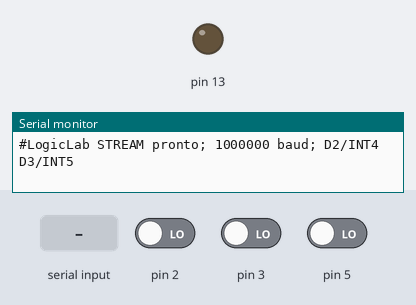
A sketch run on a simulated Arduino Mega 2560, built with avr-gcc and run on an emulated ATmega2560. Shown: output pins drawn as LEDs (lit = HIGH), the last lines printed to the serial monitor. The inputs (shaded band) are chosen by the test bench; at power-on: pin 2 LOW, pin 3 LOW, pin 5 LOW.

Above: at 1.2 s.
1.3 s: "START\n" received over Serial
2.8 s: pin 2 driven HIGH
At 4.0 s:
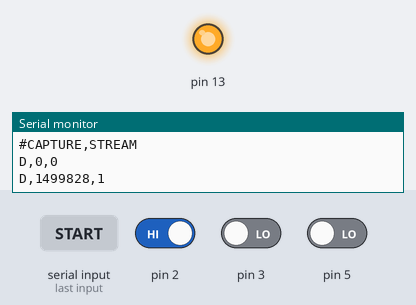
4.3 s: "STOP\n" received over Serial
5.8 s: "PING\n" received over Serial
Timing chart, 0 to 8.3 s (numbered marks = the images above; inputs shaded):
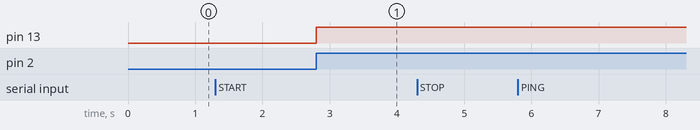

Measured:
- after the input at 2.8 s, pin 13: LOW → HIGH at once

The sketch:

logic_analyzer.ino
```cpp
/* LogicLab — captura passiva contínua de duas linhas no Arduino Mega
 *
 * Entradas: D2/INT4 (Fio A) e D3/INT5 (Fio B).
 *
 * As transições não ficam acumuladas na SRAM. A ISR coloca cada evento em um
 * buffer circular e o loop transmite continuamente ao aplicativo Python. Isso
 * permite capturas longas; o limite prático passa a ser o disco/RAM do Mac.
 *
 * IMPORTANTE: o aplicativo e este firmware usam 1.000.000 baud.
 */

#include <Arduino.h>
#include <avr/interrupt.h>
#include <util/atomic.h>

constexpr uint32_t SERIAL_BAUD = 1000000UL;
constexpr uint16_t STREAM_CAPACITY = 1024;  // 5.120 bytes dos 8 KB do Mega
constexpr uint8_t INPUT_MASK = _BV(PE4) | _BV(PE5);

struct __attribute__((packed)) Sample {
  uint32_t ticks;
  uint8_t bits;
};

Sample streamBuffer[STREAM_CAPACITY];
volatile uint16_t streamHead = 0;
volatile uint16_t streamTail = 0;
volatile uint32_t timer1High = 0;
volatile uint32_t droppedSamples = 0;
volatile uint32_t edgeCountA = 0;
volatile uint32_t edgeCountB = 0;
volatile bool capturing = false;
bool finishPending = false;
uint32_t captureOrigin = 0;
uint8_t initialBits = 0;
uint8_t finalBits = 0;
char command[10];
uint8_t commandLength = 0;

ISR(TIMER1_OVF_vect) { timer1High += 0x10000UL; }

inline __attribute__((always_inline)) uint32_t timerTicksISR() {
  uint32_t high = timer1High;
  const uint16_t low = TCNT1;
  if ((TIFR1 & _BV(TOV1)) && low < 0x8000) high += 0x10000UL;
  return high | low;
}

uint32_t timerTicks() {
  uint32_t value;
  ATOMIC_BLOCK(ATOMIC_RESTORESTATE) { value = timerTicksISR(); }
  return value;
}

inline __attribute__((always_inline)) uint8_t readInputLines() {
  return (PINE >> PE4) & 0x03;
}

inline __attribute__((always_inline)) void enqueueISR(uint32_t ticks, uint8_t bits) {
  uint16_t next = streamHead + 1;
  if (next == STREAM_CAPACITY) next = 0;
  if (next == streamTail) {
    ++droppedSamples;
    return;
  }
  streamBuffer[streamHead].ticks = ticks;
  streamBuffer[streamHead].bits = bits;
  streamHead = next;
}

inline __attribute__((always_inline)) void recordTransition() {
  if (!capturing) return;
  const uint8_t state = readInputLines();
  const uint8_t changed = state ^ finalBits;
  if (!changed) return;
  if (changed & 0x01) ++edgeCountA;
  if (changed & 0x02) ++edgeCountB;
  finalBits = state;
  PORTB |= _BV(PB7);
  enqueueISR(timerTicksISR(), state);
}

ISR(INT4_vect) { recordTransition(); }
ISR(INT5_vect) { recordTransition(); }

bool dequeueSample(Sample &sample) {
  bool available = false;
  ATOMIC_BLOCK(ATOMIC_RESTORESTATE) {
    if (streamTail != streamHead) {
      sample = streamBuffer[streamTail];
      uint16_t next = streamTail + 1;
      if (next == STREAM_CAPACITY) next = 0;
      streamTail = next;
      available = true;
    }
  }
  return available;
}

bool streamEmpty() {
  bool empty;
  ATOMIC_BLOCK(ATOMIC_RESTORESTATE) { empty = streamTail == streamHead; }
  return empty;
}

void startCapture() {
  EIMSK &= ~(_BV(INT4) | _BV(INT5));
  streamHead = streamTail = 0;
  droppedSamples = 0;
  edgeCountA = edgeCountB = 0;
  finishPending = false;
  initialBits = finalBits = readInputLines();
  captureOrigin = timerTicks();
  PORTB &= ~_BV(PB7);

  Serial.println(F("#CAPTURE,STREAM"));
  // O primeiro estado estabelece o nível anterior às transições.
  streamBuffer[0].ticks = captureOrigin;
  streamBuffer[0].bits = initialBits;
  streamHead = 1;

  EIFR = _BV(INTF4) | _BV(INTF5);
  capturing = true;
  EIMSK |= _BV(INT4) | _BV(INT5);
}

void stopCapture() {
  EIMSK &= ~(_BV(INT4) | _BV(INT5));
  if (capturing) {
    capturing = false;
    finishPending = true;
  }
}

void finishCapture() {
  Serial.print(F("#DEBUG,edgesA="));
  Serial.print(edgeCountA);
  Serial.print(F(",edgesB="));
  Serial.print(edgeCountB);
  Serial.print(F(",dropped="));
  Serial.print(droppedSamples);
  Serial.print(F(",initial="));
  Serial.print(initialBits);
  Serial.print(F(",final="));
  Serial.println(finalBits);
  Serial.println(F("#END"));
  finishPending = false;
}

void executeCommand() {
  command[commandLength] = '\0';
  if (strcmp(command, "START") == 0) startCapture();
  else if (strcmp(command, "STOP") == 0) stopCapture();
  else if (strcmp(command, "PING") == 0 && !capturing) Serial.println(F("#PONG"));
  commandLength = 0;
}

void pollCommand() {
  while (Serial.available()) {
    const char c = static_cast<char>(Serial.read());
    if (c == '\n' || c == '\r') {
      if (commandLength) executeCommand();
    } else if (commandLength < sizeof(command) - 1) {
      command[commandLength++] = c;
    } else {
      commandLength = 0;
    }
  }
}

void transmitStream() {
  Sample sample;
  // Um pequeno lote mantém STOP responsivo e deixa o RX ser consultado sempre.
  for (uint8_t sent = 0; sent < 24 && dequeueSample(sample); ++sent) {
    Serial.print(F("D,"));
    Serial.print((sample.ticks - captureOrigin) >> 1);
    Serial.print(',');
    Serial.println(sample.bits);
  }
}

void setup() {
  Serial.begin(SERIAL_BAUD);
  DDRB |= _BV(DDB7);
  PORTB &= ~_BV(PB7);
  DDRE &= ~INPUT_MASK;
  PORTE &= ~INPUT_MASK;

  // Timer1: 16 MHz / 8 = 2 MHz, resolução de 0,5 µs.
  TCCR1A = 0;
  TCCR1B = _BV(CS11);
  TCNT1 = 0;
  TIMSK1 = _BV(TOIE1);
  EICRB = (EICRB & ~(_BV(ISC41) | _BV(ISC51))) |
          _BV(ISC40) | _BV(ISC50);
  EIMSK &= ~(_BV(INT4) | _BV(INT5));
  Serial.println(F("#LogicLab STREAM pronto; 1000000 baud; D2/INT4 D3/INT5"));
}

void loop() {
  pollCommand();
  transmitStream();
  if (!capturing && finishPending && streamEmpty()) finishCapture();
}
```
